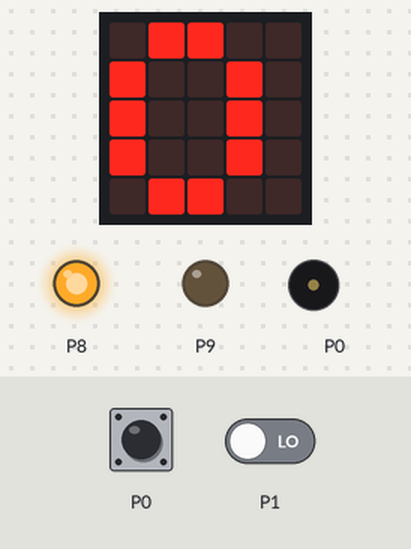
Simulated run of this program. Board: BBC micro:bit (MakeCode). On the bench: the board's 5×5 LED display, output pins drawn as LEDs (lit = HIGH), buzzer (waves = sounding). The test bench sets the inputs (shaded band); at power-on: P0 LOW, P1 LOW.

Above: at 1.2 s.
1.3 s: P0 pulled HIGH for 0.45 s
At 2.1 s:
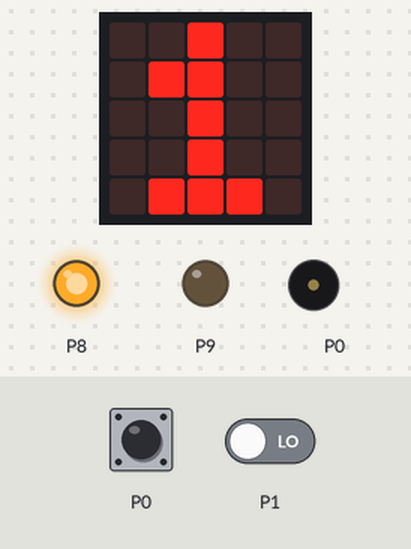
At 2.54 s:
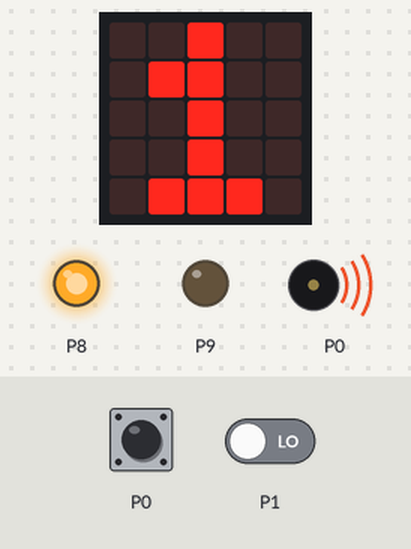
Timing chart, 0 to 4.3 s (numbered marks = the images above; inputs shaded):
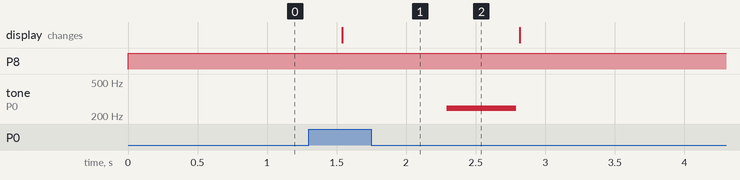

Measured:
- after the input at 1.3 s, tone on P0: silent → 247 Hz after 0.99 s, → silent 0.50 s later; the display: changes after 0.24 s (image 1)

The program:

main.ts
```typescript
let light2 = 0
let _switch = 0
let status = 0
basic.forever(function () {
    pins.digitalWritePin(DigitalPin.P8, 1)
    pins.digitalWritePin(DigitalPin.P9, 0)
    light2 = pins.digitalReadPin(DigitalPin.P1)
    _switch = pins.digitalReadPin(DigitalPin.P0)
    if (pins.digitalReadPin(DigitalPin.P0) == 1) {
        basic.showNumber(1)
        if (status == 0) {
            status = 1
            music.play(music.tonePlayable(247, music.beat(BeatFraction.Whole)), music.PlaybackMode.UntilDone)
        }
        while (pins.digitalReadPin(DigitalPin.P1) == 1) {
            basic.showNumber(2)
            if (status == 1) {
                status = 2
                music.play(music.tonePlayable(392, music.beat(BeatFraction.Whole)), music.PlaybackMode.UntilDone)
            }
        }
    } else {
        basic.showNumber(0)
        status = 0
    }
})
```

test.ts
```typescript
// 在這裡測試；當此封包作為擴充功能時，將不會編譯此內容。
```
